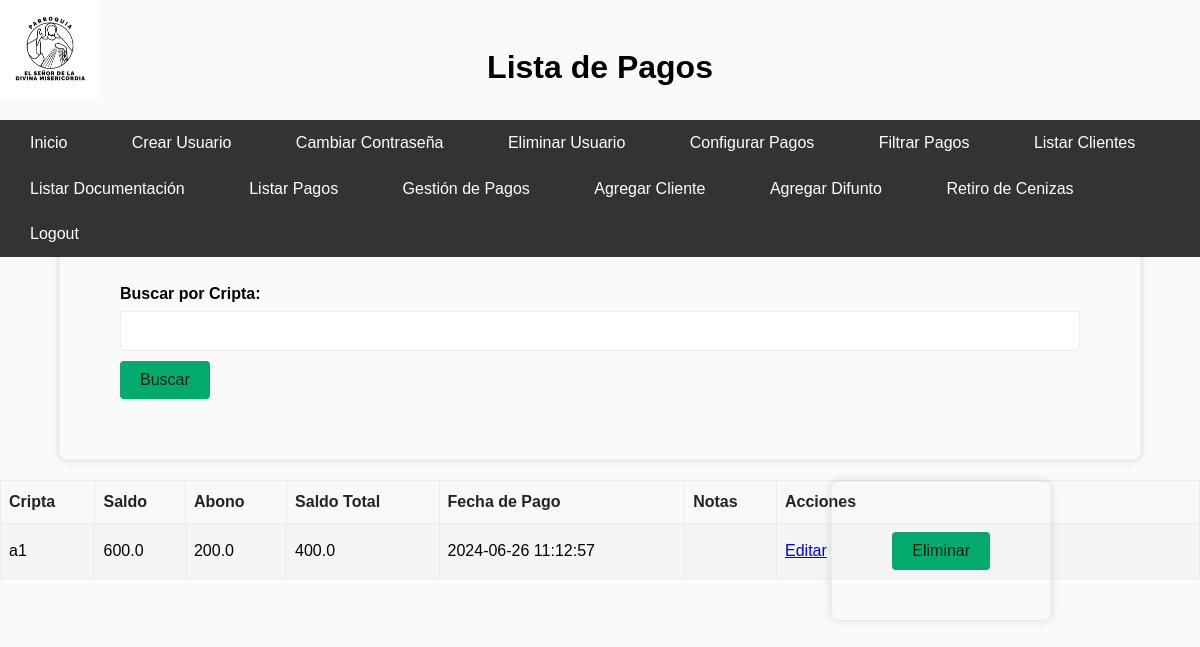
/pagos (signed in), run on an earlier commit of the app's database.
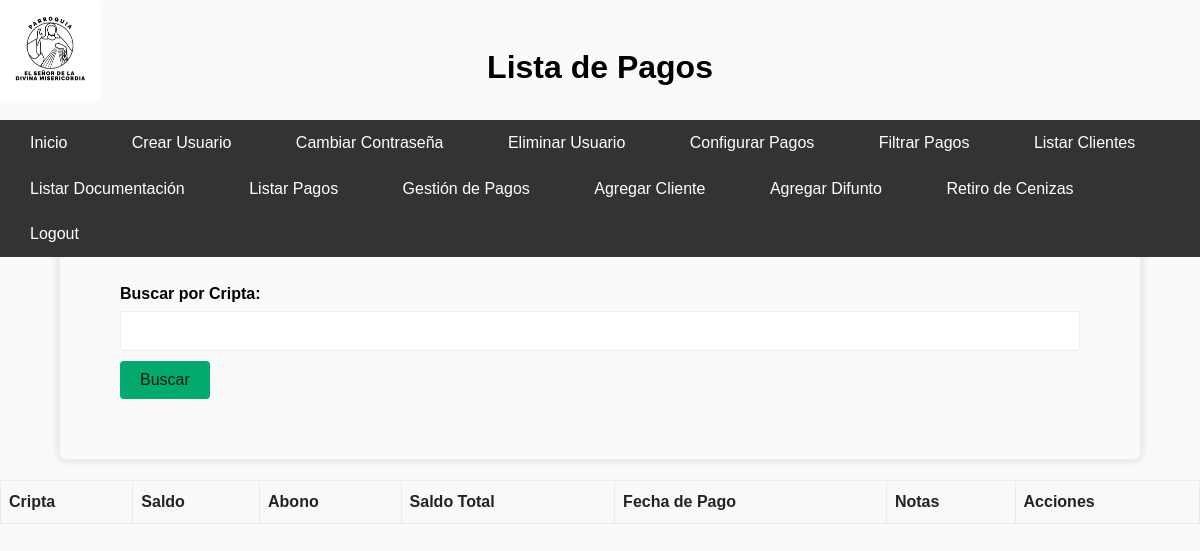
And on a later commit of the database.
### tables this page shows
CREATE TABLE Pagos (
    Folio TEXT PRIMARY KEY,
    Cripta TEXT,
    Saldo REAL,
    Abono REAL,
    Saldo_total REAL,
    Fecha_pago TEXT,
    Notas TEXT,
    FOREIGN KEY (Cripta) REFERENCES Clientes(Cripta)
);

### app.py (the view)
@app.route('/pagos', methods=['GET', 'POST'])
def listar_pagos():
    if 'username' not in session:
        return redirect(url_for('login'))
    conn = get_db_connection()
    cursor = conn.cursor()
    if request.method == 'POST':
        cripta = request.form['cripta']
        cursor.execute('SELECT * FROM Pagos WHERE Cripta = ?', (cripta,))
    else:
        cursor.execute('SELECT * FROM Pagos')
    pagos = cursor.fetchall()
    conn.close()
    return render_template('listar_pagos.html', pagos=pagos)

### app.py (called while the page is built)
def get_db_connection():
    conn = sqlite3.connect('cripta_administracion.db')
    conn.row_factory = sqlite3.Row
    return conn

### templates/listar_pagos.html (shortened to what this page needs)
<!DOCTYPE html>
<html lang="es">
<head>
    <link rel="stylesheet" href="{{ url_for('static', filename='styles.css') }}">
</head>
<body>
    <div class="container">
        <h1>Lista de Pagos</h1>
    </div>
    <div class="logo-container">
        <img src="static/assets/LogoBlanco.jpg" alt="Logo">
    </div>
    <nav>
        <ul class="navbar">
            <li><a href="{{ url_for('menu') }}">Inicio</a></li>
            {% if session['role'] == 'admin' %}
            <li><a href="{{ url_for('create_user') }}">Crear Usuario</a></li>
            <li><a href="{{ url_for('change_password') }}">Cambiar Contraseña</a></li>
            <li><a href="{{ url_for('delete_user') }}">Eliminar Usuario</a></li>
            <li><a href="{{ url_for('configurar_pagos') }}">Configurar Pagos</a></li>
            <li><a href="{{ url_for('filtrado_pagos') }}">Filtrar Pagos</a></li>
            <li><a href="{{ url_for('listar_clientes') }}">Listar Clientes</a></li>
            <li><a href="{{ url_for('listar_documentacion') }}">Listar Documentación</a></li>
            <li><a href="{{ url_for('listar_pagos') }}">Listar Pagos</a></li>
            {% endif %}
            <li><a href="{{ url_for('pagos_cajero') }}">Gestión de Pagos</a></li>
            <li><a href="{{ url_for('agregar_cliente') }}">Agregar Cliente</a></li>
            <li><a href="{{ url_for('agregar_difunto') }}">Agregar Difunto</a></li>
            <li><a href="{{ url_for('retiro_cenizas') }}">Retiro de Cenizas</a></li>
            <li><a href="{{ url_for('logout') }}">Logout</a></li>
        </ul>
    </nav>
    <form action="{{ url_for('listar_pagos') }}" method="post">
        <label for="cripta">Buscar por Cripta:</label>
        <input type="text" id="cripta" name="cripta" required>
        <button type="submit">Buscar</button>
    </form>
    <table>
        <tr>
            <th>Cripta</th>
            <th>Saldo</th>
            <th>Abono</th>
            <th>Saldo Total</th>
            <th>Fecha de Pago</th>
            <th>Notas</th>
            <th>Acciones</th>
        </tr>
        {% for pago in pagos %}
        <tr>
            <td>{{ pago.Cripta }}</td>
            <td>{{ pago.Saldo }}</td>
            <td>{{ pago.Abono }}</td>
            <td>{{ pago.Saldo_total }}</td>
            <td>{{ pago.Fecha_pago }}</td>
            <td>{{ pago.Notas }}</td>
            <td>
                <a href="{{ url_for('editar_pago', folio=pago.Folio) }}">Editar</a>
                <form action="{{ url_for('eliminar_pago', folio=pago.Folio) }}" method="post" style="display:inline;">
                    <button type="submit">Eliminar</button>
                </form>
            </td>
        </tr>
        {% endfor %}
    </table>
</body>
</html>

What changed in the data, as far as the page shows it:
removed Pagos: Cripta "a1", Saldo "600.0", Abono "200.0", Saldo_total "400.0", Fecha_pago "2024-06-26 11:12:57"
